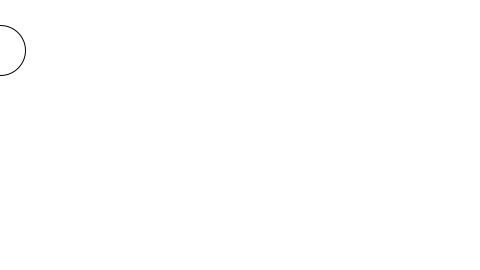
Frame 1 (no input)
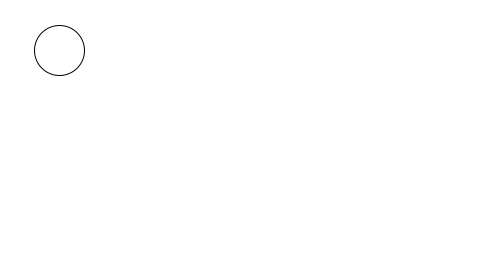
Frame 60 (the mouse pressed at the canvas centre just before this capture)
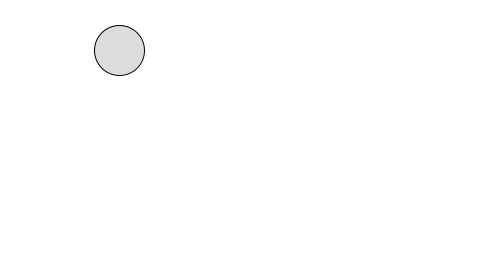
Frame 120 (the mouse held since frame 60 and released just before this capture)

The Processing sketch that drew these frames (run headless with seeded random() and noise(); from frame 60 on, the mouse is pressed at the canvas centre):

// Processing sketch: mcbackup
// ── mcbackup.pde
int circleX = 0;
  int circleY = 0;
  int circle1X = 70;
  int circle1Y = 70;
void setup() {
  size(480,270);
}

void draw() {
  background (255);
  stroke(0);
 


// SIDE PROJECT
fill(mouseX/2, mouseY/2);
ellipse(circleX,50,50,50);

circleX = circleX +1;


circle1X = circle1X +1;
}
